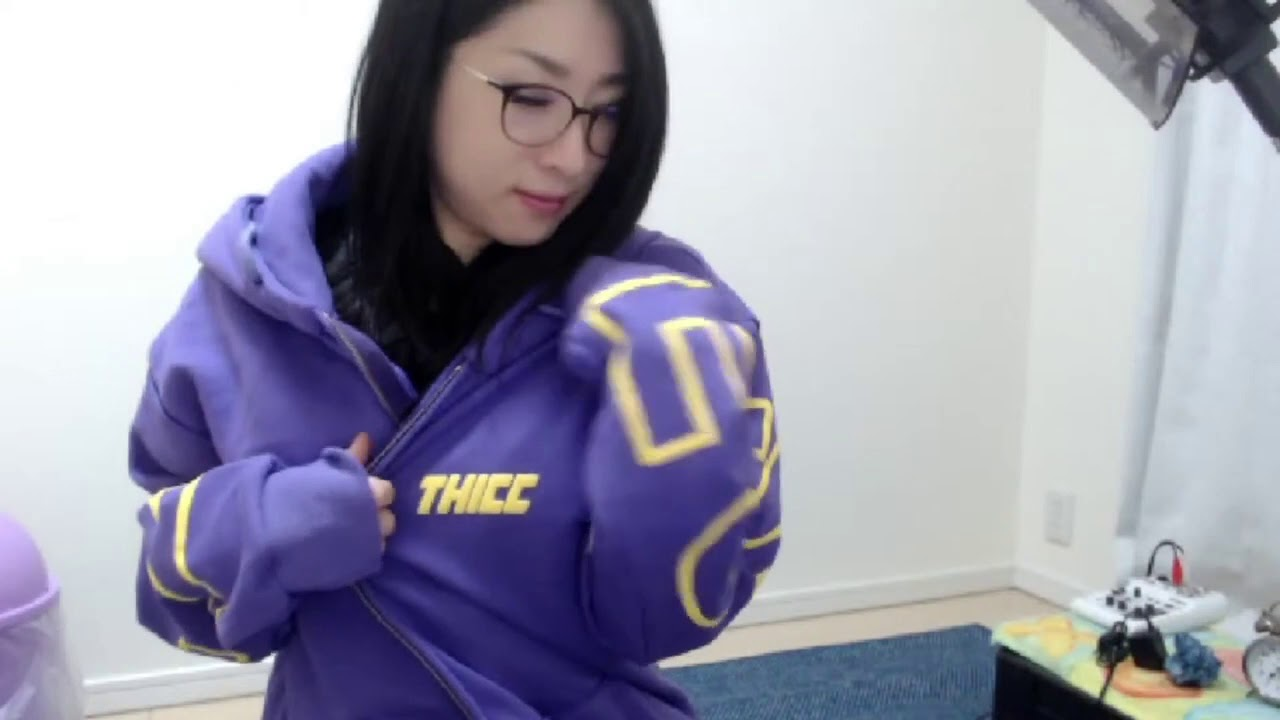
#> input picture pcd/pert4/tugas1/images/kson.jpg, 1280 x 720 px
$ python bitplaneSlicing.py
#> lines starting #> are read from the running program, lines starting #| are printed output that depends on the picture; after the words box and inside, x2 and y2 are one past the last pixel; in counts of white or black regions, pixels touching at a corner belong together
import cv2
import numpy as np
# Function to convert unit8 image to bitstream array
def int2bitarray(img):
    arr = []
    for i in range(img.shape[0]):
        for j in range(img.shape[1]):
            arr.append(np.binary_repr(img[i][j], width=8))
    return arr
# read image convert to bit stream
img = cv2.imread('images/kson.jpg',0)
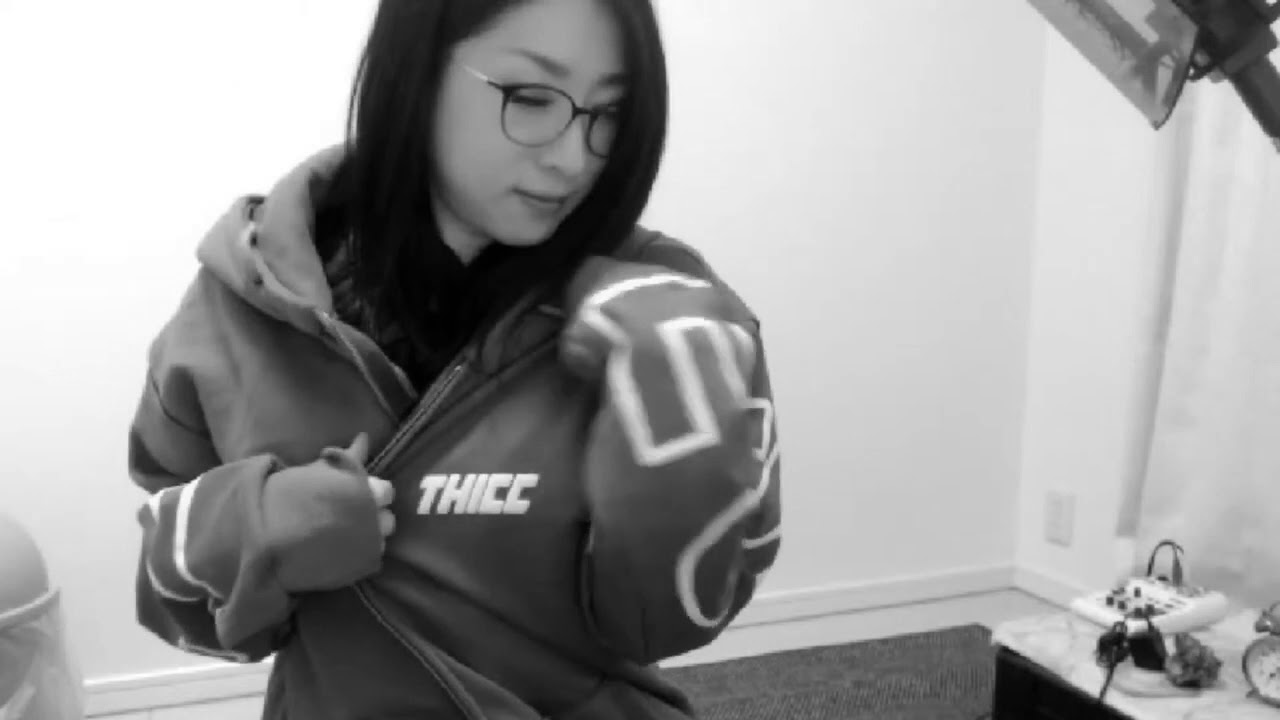
#> img: shape (720, 1280); min 0, max 255, mean 156.1
arr = np.array(int2bitarray(img))
#> after the loop in int2bitarray, `for i in range(img.shape[0]):`: arr = 921600 items
arr = arr.reshape(img.shape)

plane = np.zeros((img.shape))
#> plane: shape (720, 1280) float64; every value is 0
for k in range(0,8):
    for i in range(arr.shape[0]):
        for j in range(arr.shape[1]):
            plane[i,j]=int(arr[i,j][k])
    cv2.imwrite('images/ksonBitplane'+str(7-k)+'.png',plane*255)
    print('\nbit plane '+str(7-k)+' done!')
#> this loop made 8 passes
#> pass 1, `cv2.imwrite('images/ksonBitplane'+str(7-k)+'.png',plane*255)`:
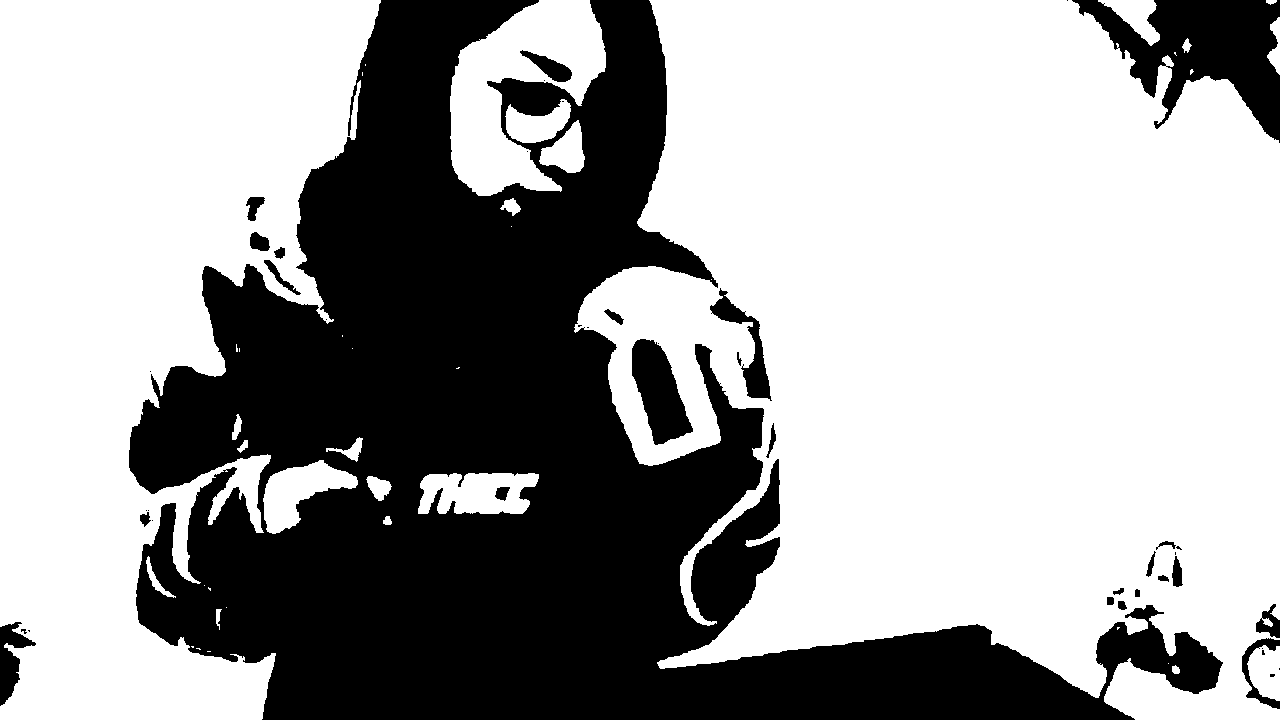
#> saved as ksonBitplane7.png: shape (720, 1280); 63% white; 45 black regions (20 under 20 px), largest, box (x1, y1, x2, y2) and area: (129, 0, 1223, 720) 316120, (1072, 0, 1280, 143) 13965, (632, 339, 693, 445) 3745
#> pass 2, `cv2.imwrite('images/ksonBitplane'+str(7-k)+'.png',plane*255)`:
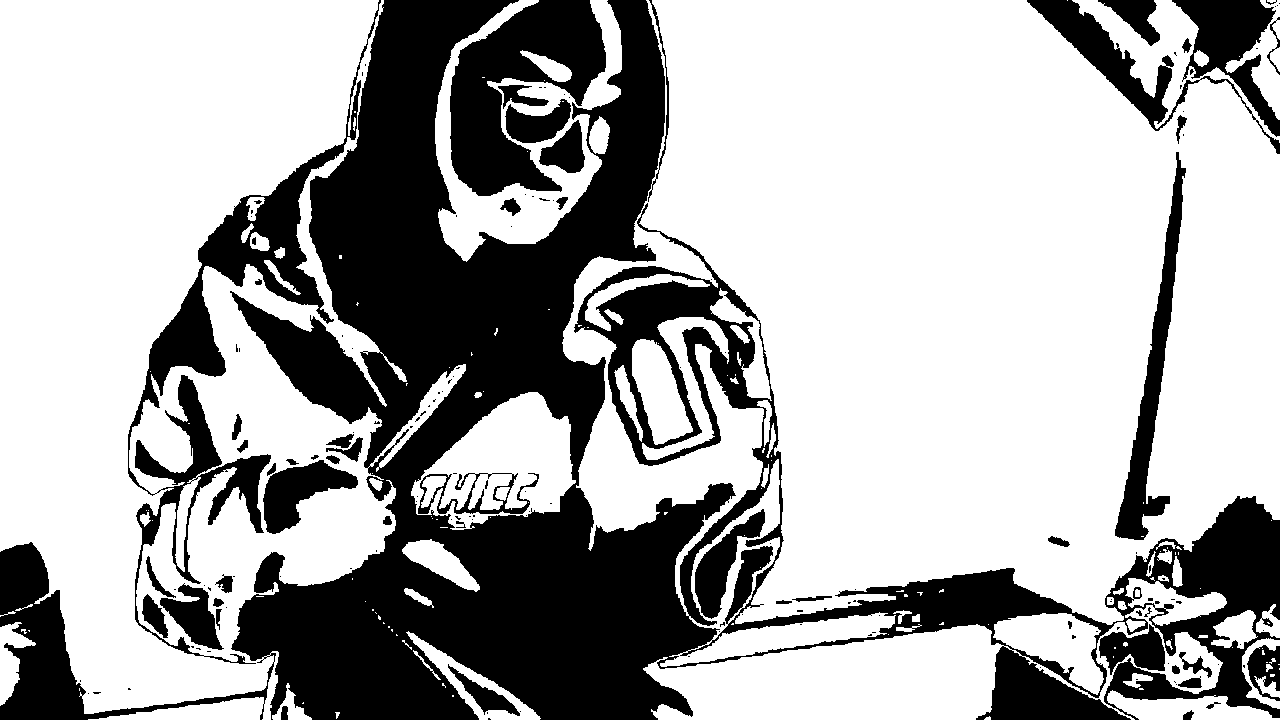
#> saved as ksonBitplane6.png: shape (720, 1280); 66.9% white; 162 black regions (111 under 20 px), largest, box (x1, y1, x2, y2) and area: (0, 0, 1280, 720) 227560, (128, 0, 381, 664) 20932, (450, 0, 606, 196) 16242
#> after the loop:
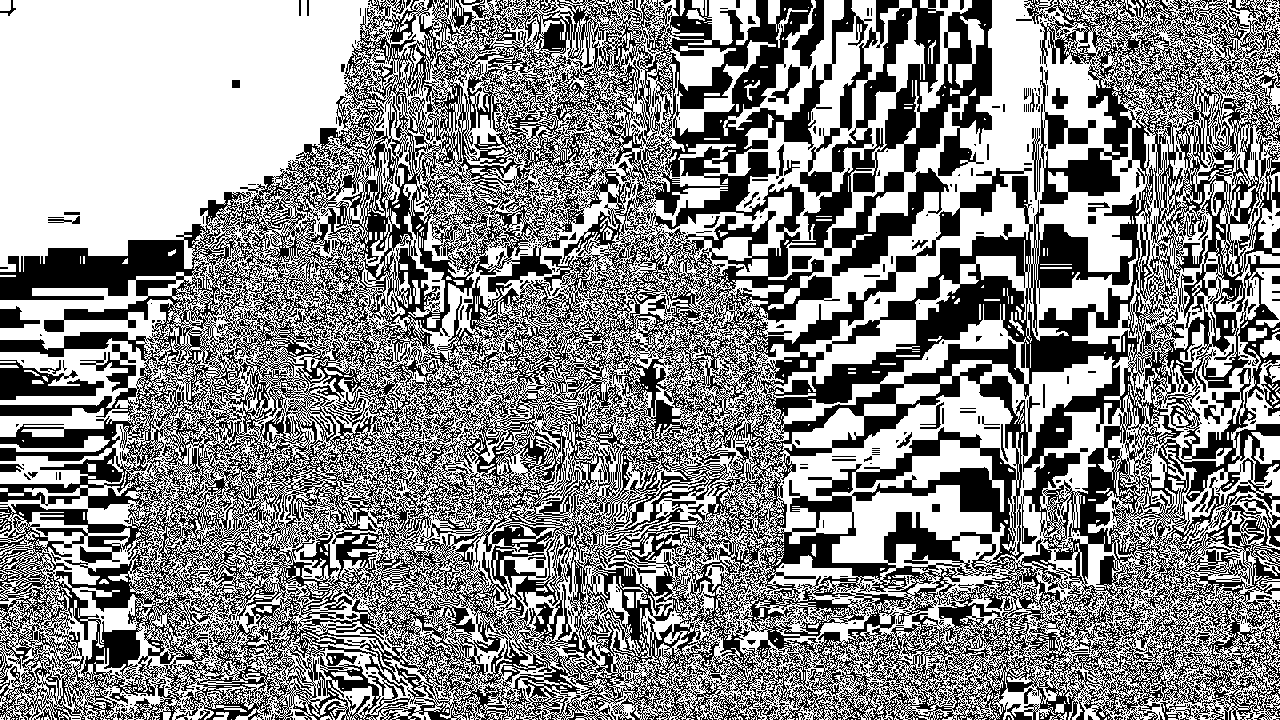
#> plane: shape (720, 1280) float64; values 0 (black) and 1 (white), 54.4% white; 1303 black regions (1194 under 20 px), largest, box (x1, y1, x2, y2) and area: (0, 0, 1280, 720) 406650, (0, 360, 104, 400) 2100, (792, 0, 824, 69) 956

$ run again, with pcd/pert4/tugas1/images/gamma_transformed0.1.jpg copied over pcd/pert4/tugas1/images/kson.jpg
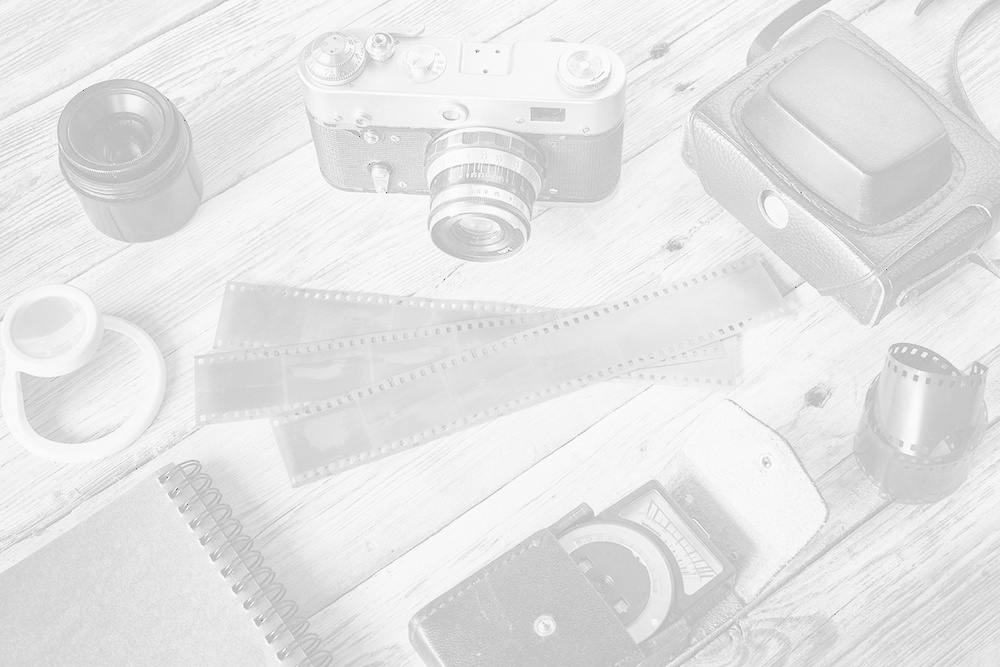
#> input picture pcd/pert4/tugas1/images/gamma_transformed0.1.jpg, 1000 x 667 px, shrunk from 1300 x 867 before the run
#> img is the input picture: shape (667, 1000); min 82, max 255, mean 228.5
#> after the loop in int2bitarray, `for i in range(img.shape[0]):`: arr = 667000 items
#> the loop `for k in range(0,8):` made 8 passes
#> pass 1, `cv2.imwrite('images/ksonBitplane'+str(7-k)+'.png',plane*255)`:
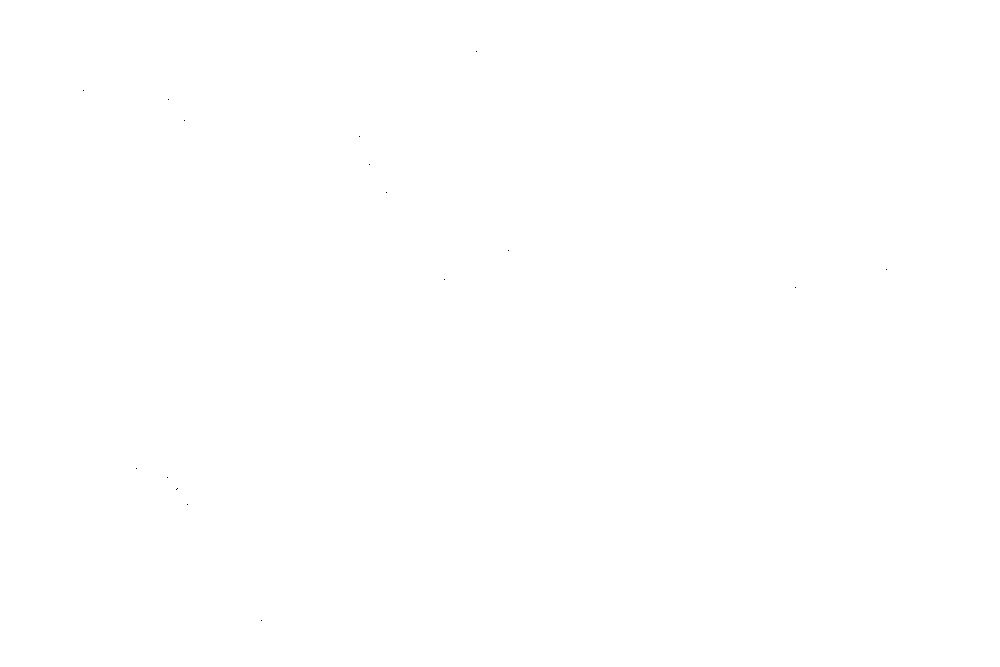
#> saved as ksonBitplane7.png: shape (667, 1000); 100% white; black in thin lines or dots, all inside (x1, y1, x2, y2) = (83, 51, 887, 621)
#> after the loop `for k in range(0,8):`:
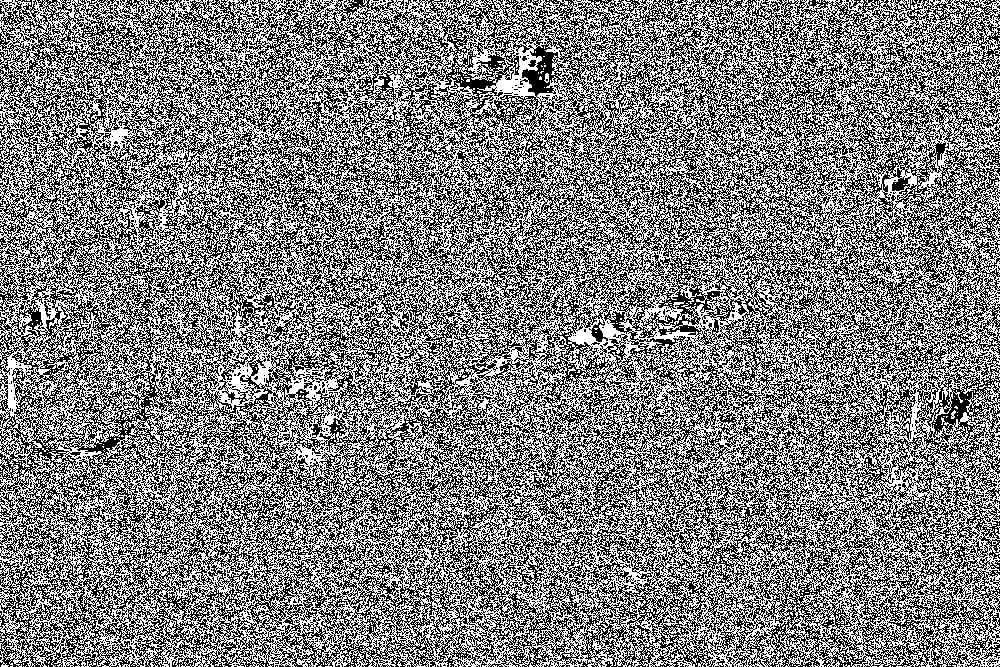
#> plane: shape (667, 1000) float64; values 0 (black) and 1 (white), 50.3% white; black in thin lines or dots
